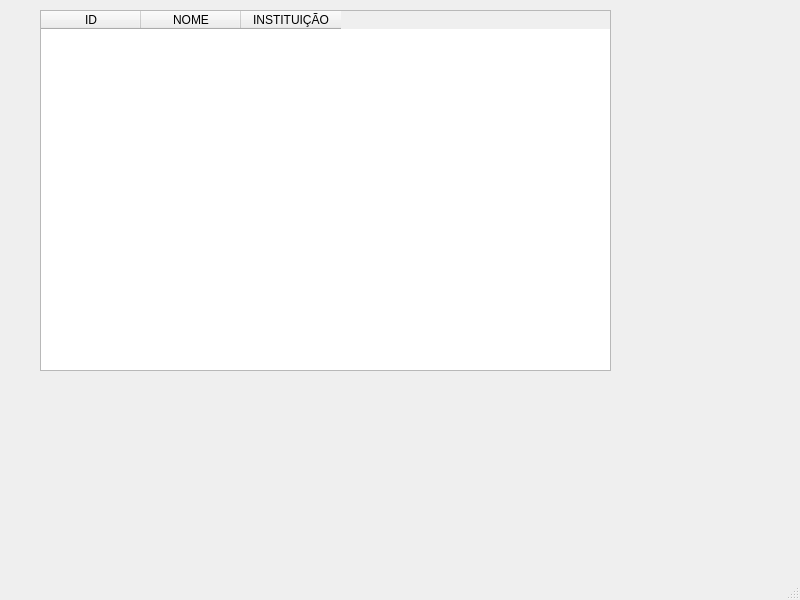
<?xml version="1.0" encoding="UTF-8"?>
<ui version="4.0">
 <class>MainWindow</class>
 <widget class="QMainWindow" name="MainWindow">
  <property name="geometry">
   <rect>
    <x>0</x>
    <y>0</y>
    <width>800</width>
    <height>600</height>
   </rect>
  </property>
  <property name="windowTitle">
   <string>MainWindow</string>
  </property>
  <widget class="QWidget" name="centralwidget">
   <widget class="QTableWidget" name="tableWidget">
    <property name="geometry">
     <rect>
      <x>40</x>
      <y>10</y>
      <width>571</width>
      <height>361</height>
     </rect>
    </property>
    <column>
     <property name="text">
      <string>ID</string>
     </property>
    </column>
    <column>
     <property name="text">
      <string>NOME</string>
     </property>
    </column>
    <column>
     <property name="text">
      <string>INSTITUIÇÃO</string>
     </property>
    </column>
   </widget>
  </widget>
  <widget class="QMenuBar" name="menubar">
   <property name="geometry">
    <rect>
     <x>0</x>
     <y>0</y>
     <width>800</width>
     <height>18</height>
    </rect>
   </property>
  </widget>
  <widget class="QStatusBar" name="statusbar"/>
 </widget>
 <resources/>
 <connections/>
</ui>
